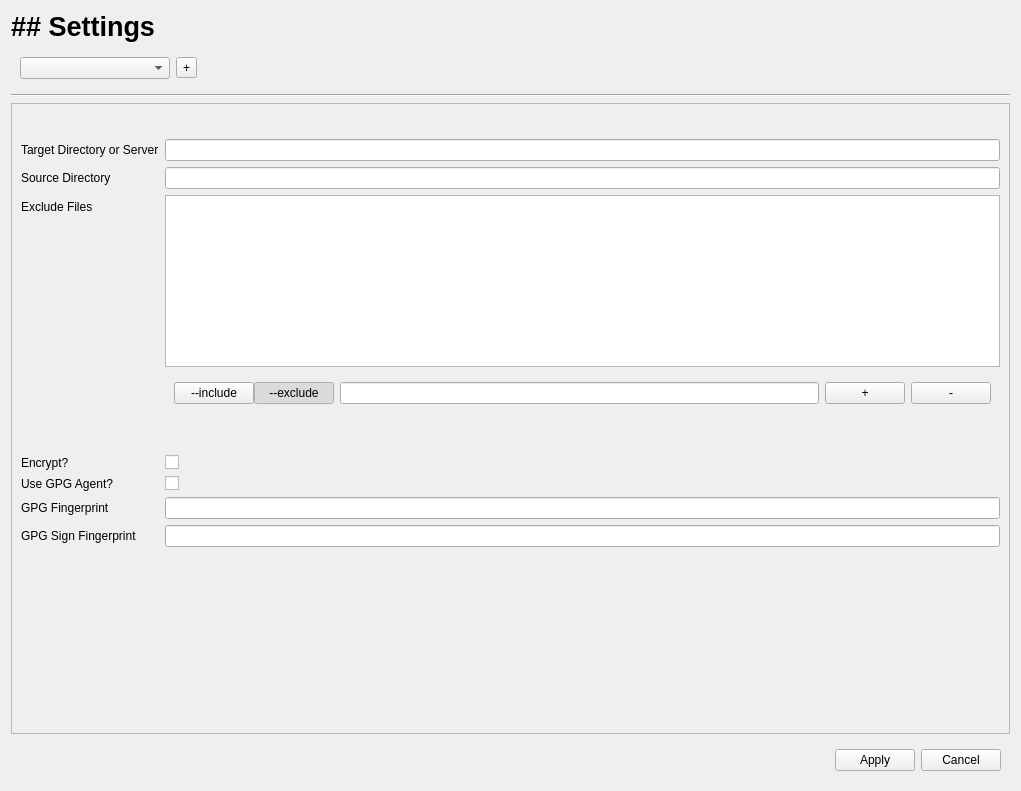
<?xml version="1.0" encoding="UTF-8"?>
<ui version="4.0">
 <class>Form</class>
 <widget class="QWidget" name="Form">
  <property name="geometry">
   <rect>
    <x>0</x>
    <y>0</y>
    <width>1021</width>
    <height>791</height>
   </rect>
  </property>
  <property name="windowTitle">
   <string>Form</string>
  </property>
  <layout class="QVBoxLayout" name="verticalLayout_2">
   <item>
    <widget class="QLabel" name="label_6">
     <property name="font">
      <font>
       <pointsize>20</pointsize>
       <bold>true</bold>
      </font>
     </property>
     <property name="lineWidth">
      <number>1</number>
     </property>
     <property name="text">
      <string>## Settings</string>
     </property>
     <property name="textFormat">
      <enum>Qt::MarkdownText</enum>
     </property>
     <property name="scaledContents">
      <bool>false</bool>
     </property>
     <property name="alignment">
      <set>Qt::AlignLeading|Qt::AlignLeft|Qt::AlignVCenter</set>
     </property>
     <property name="indent">
      <number>-1</number>
     </property>
    </widget>
   </item>
   <item>
    <widget class="QWidget" name="widget_2" native="true">
     <layout class="QHBoxLayout" name="horizontalLayout_2">
      <item>
       <widget class="QComboBox" name="profileChooser">
        <property name="sizePolicy">
         <sizepolicy hsizetype="Preferred" vsizetype="Preferred">
          <horstretch>0</horstretch>
          <verstretch>0</verstretch>
         </sizepolicy>
        </property>
        <property name="minimumSize">
         <size>
          <width>150</width>
          <height>0</height>
         </size>
        </property>
        <property name="maximumSize">
         <size>
          <width>150</width>
          <height>16777215</height>
         </size>
        </property>
        <property name="toolTip">
         <string>Choose Profile</string>
        </property>
       </widget>
      </item>
      <item>
       <widget class="QToolButton" name="addProfileButton">
        <property name="sizePolicy">
         <sizepolicy hsizetype="Minimum" vsizetype="Fixed">
          <horstretch>0</horstretch>
          <verstretch>0</verstretch>
         </sizepolicy>
        </property>
        <property name="toolTip">
         <string>Add a new Profile</string>
        </property>
        <property name="text">
         <string>+</string>
        </property>
        <property name="icon">
         <iconset theme="document-new">
          <normaloff>.</normaloff>.</iconset>
        </property>
       </widget>
      </item>
      <item>
       <spacer name="horizontalSpacer_2">
        <property name="orientation">
         <enum>Qt::Horizontal</enum>
        </property>
        <property name="sizeHint" stdset="0">
         <size>
          <width>40</width>
          <height>20</height>
         </size>
        </property>
       </spacer>
      </item>
     </layout>
    </widget>
   </item>
   <item>
    <widget class="Line" name="line">
     <property name="orientation">
      <enum>Qt::Horizontal</enum>
     </property>
    </widget>
   </item>
   <item>
    <widget class="QScrollArea" name="scrollArea">
     <property name="autoFillBackground">
      <bool>false</bool>
     </property>
     <property name="horizontalScrollBarPolicy">
      <enum>Qt::ScrollBarAsNeeded</enum>
     </property>
     <property name="widgetResizable">
      <bool>true</bool>
     </property>
     <widget class="QWidget" name="scrollAreaWidgetContents_2">
      <property name="geometry">
       <rect>
        <x>0</x>
        <y>0</y>
        <width>1001</width>
        <height>601</height>
       </rect>
      </property>
      <layout class="QVBoxLayout" name="verticalLayout">
       <item>
        <layout class="QFormLayout" name="formLayout">
         <item row="0" column="1">
          <spacer name="verticalSpacer_3">
           <property name="orientation">
            <enum>Qt::Vertical</enum>
           </property>
           <property name="sizeType">
            <enum>QSizePolicy::Maximum</enum>
           </property>
           <property name="sizeHint" stdset="0">
            <size>
             <width>20</width>
             <height>20</height>
            </size>
           </property>
          </spacer>
         </item>
         <item row="1" column="0">
          <widget class="QLabel" name="labelTarget">
           <property name="text">
            <string>Target Directory or Server</string>
           </property>
          </widget>
         </item>
         <item row="1" column="1">
          <widget class="QLineEdit" name="lineEditTarget">
           <property name="toolTip">
            <string>Choose  the Target Directory with the prefix &quot;file://&quot; or a file server e.g. &quot;ftp://user@host&quot;</string>
           </property>
          </widget>
         </item>
         <item row="2" column="0">
          <widget class="QLabel" name="labelSource">
           <property name="text">
            <string>Source Directory</string>
           </property>
          </widget>
         </item>
         <item row="2" column="1">
          <widget class="QLineEdit" name="lineEditSource">
           <property name="toolTip">
            <string>Choose the souce directory for backup</string>
           </property>
          </widget>
         </item>
         <item row="3" column="0">
          <widget class="QLabel" name="labelExclude">
           <property name="text">
            <string>Exclude Files</string>
           </property>
          </widget>
         </item>
         <item row="3" column="1">
          <widget class="QListWidget" name="listWidgetExclude">
           <property name="sizePolicy">
            <sizepolicy hsizetype="Expanding" vsizetype="MinimumExpanding">
             <horstretch>0</horstretch>
             <verstretch>0</verstretch>
            </sizepolicy>
           </property>
           <property name="verticalScrollBarPolicy">
            <enum>Qt::ScrollBarAlwaysOff</enum>
           </property>
           <property name="sizeAdjustPolicy">
            <enum>QAbstractScrollArea::AdjustToContents</enum>
           </property>
           <property name="autoScroll">
            <bool>true</bool>
           </property>
           <property name="alternatingRowColors">
            <bool>false</bool>
           </property>
           <property name="resizeMode">
            <enum>QListView::Fixed</enum>
           </property>
          </widget>
         </item>
         <item row="5" column="1">
          <spacer name="verticalSpacer">
           <property name="orientation">
            <enum>Qt::Vertical</enum>
           </property>
           <property name="sizeType">
            <enum>QSizePolicy::Maximum</enum>
           </property>
           <property name="sizeHint" stdset="0">
            <size>
             <width>20</width>
             <height>30</height>
            </size>
           </property>
          </spacer>
         </item>
         <item row="6" column="0">
          <widget class="QLabel" name="labelEncrypt">
           <property name="text">
            <string>Encrypt?</string>
           </property>
          </widget>
         </item>
         <item row="6" column="1">
          <widget class="QCheckBox" name="checkBoxEncrypt">
           <property name="toolTip">
            <string>Encrypt the Backup?</string>
           </property>
           <property name="text">
            <string/>
           </property>
          </widget>
         </item>
         <item row="7" column="0">
          <widget class="QLabel" name="labelAgent">
           <property name="text">
            <string>Use GPG Agent?</string>
           </property>
          </widget>
         </item>
         <item row="7" column="1">
          <widget class="QCheckBox" name="checkBoxAgent">
           <property name="toolTip">
            <string>Use gpg-agent to avoid password for encryption key</string>
           </property>
           <property name="text">
            <string/>
           </property>
          </widget>
         </item>
         <item row="8" column="0">
          <widget class="QLabel" name="labelFingerprint">
           <property name="text">
            <string>GPG Fingerprint</string>
           </property>
          </widget>
         </item>
         <item row="8" column="1">
          <widget class="QLineEdit" name="lineEditFingerprint">
           <property name="toolTip">
            <string>Enter the Fingerprint of the pgp-key to use for encryption</string>
           </property>
          </widget>
         </item>
         <item row="9" column="0">
          <widget class="QLabel" name="labelSignFingerprint">
           <property name="text">
            <string>GPG Sign Fingerprint</string>
           </property>
          </widget>
         </item>
         <item row="9" column="1">
          <widget class="QLineEdit" name="lineEditSignFingerprint"/>
         </item>
         <item row="10" column="1">
          <spacer name="verticalSpacer_2">
           <property name="orientation">
            <enum>Qt::Vertical</enum>
           </property>
           <property name="sizeHint" stdset="0">
            <size>
             <width>20</width>
             <height>30</height>
            </size>
           </property>
          </spacer>
         </item>
         <item row="4" column="1">
          <widget class="QWidget" name="excludeButtonContainer" native="true">
           <layout class="QHBoxLayout" name="horizontalLayout">
            <item>
             <widget class="QWidget" name="widget_3" native="true">
              <layout class="QGridLayout" name="gridLayout">
               <property name="leftMargin">
                <number>0</number>
               </property>
               <property name="topMargin">
                <number>0</number>
               </property>
               <property name="rightMargin">
                <number>0</number>
               </property>
               <property name="bottomMargin">
                <number>0</number>
               </property>
               <property name="spacing">
                <number>0</number>
               </property>
               <item row="0" column="0">
                <widget class="QPushButton" name="incToggle">
                 <property name="text">
                  <string>--include</string>
                 </property>
                 <property name="checkable">
                  <bool>true</bool>
                 </property>
                 <property name="autoExclusive">
                  <bool>false</bool>
                 </property>
                </widget>
               </item>
               <item row="0" column="1">
                <widget class="QPushButton" name="excToggle">
                 <property name="text">
                  <string>--exclude</string>
                 </property>
                 <property name="checkable">
                  <bool>true</bool>
                 </property>
                 <property name="checked">
                  <bool>true</bool>
                 </property>
                 <property name="autoExclusive">
                  <bool>false</bool>
                 </property>
                </widget>
               </item>
              </layout>
             </widget>
            </item>
            <item>
             <widget class="QLineEdit" name="lineEditIncExc"/>
            </item>
            <item>
             <widget class="QPushButton" name="addIncExc">
              <property name="text">
               <string>+</string>
              </property>
             </widget>
            </item>
            <item>
             <widget class="QPushButton" name="remIncExc">
              <property name="text">
               <string>-</string>
              </property>
             </widget>
            </item>
           </layout>
          </widget>
         </item>
        </layout>
       </item>
      </layout>
     </widget>
    </widget>
   </item>
   <item>
    <widget class="QWidget" name="widget" native="true">
     <layout class="QHBoxLayout" name="horizontalLayout_4">
      <item>
       <spacer name="horizontalSpacer">
        <property name="orientation">
         <enum>Qt::Horizontal</enum>
        </property>
        <property name="sizeHint" stdset="0">
         <size>
          <width>40</width>
          <height>20</height>
         </size>
        </property>
       </spacer>
      </item>
      <item>
       <widget class="QPushButton" name="ApplyButton">
        <property name="text">
         <string>Apply</string>
        </property>
       </widget>
      </item>
      <item>
       <layout class="QHBoxLayout" name="horizontalLayout_3">
        <item>
         <widget class="QPushButton" name="CancelButton">
          <property name="text">
           <string>Cancel</string>
          </property>
         </widget>
        </item>
       </layout>
      </item>
     </layout>
    </widget>
   </item>
  </layout>
 </widget>
 <resources/>
 <connections/>
</ui>
